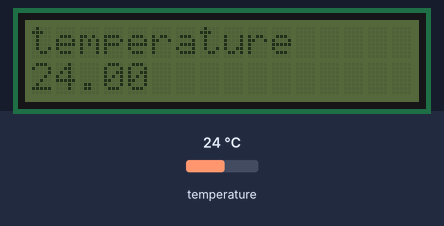
Recording of a sketch running on a simulated Arduino Uno, built with avr-gcc and run on an emulated ATmega328P. Shown: 16×2 character LCD. The test bench sets the inputs (shaded band); at power-on: temperature 24 °C. What the sketch prints to the serial monitor is not drawn.

Above: at 1.2 s.
1.3 s: temperature set to 24.5 °C
At 7.4 s:
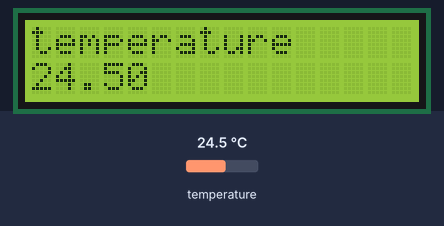
8.1 s: temperature set to 12 °C
At 12.8 s:
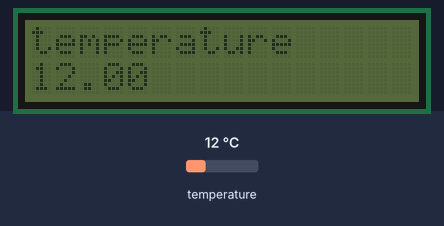
13.9 s: temperature set to 19 °C
At 19.4 s:
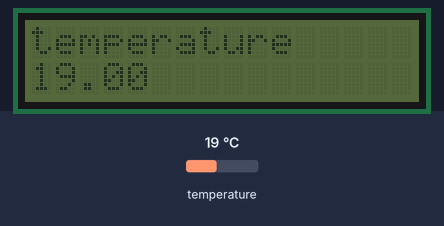
Timing chart, 0 to 20.9 s (numbered marks = the images above; inputs shaded):
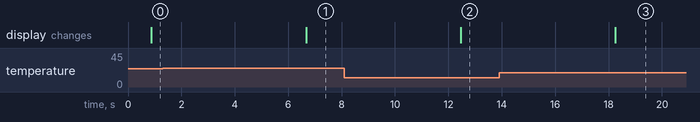

Measured:
- the behaviour switches between 24 and 24.1 °C on temperature (found by bisection; images 0 and 1)
- after the input at 1.3 s, the display: changes after 5.4 s (image 1)
- after the input at 8.1 s, the display: changes after 4.4 s (image 2)
- after the input at 13.9 s, the display: changes after 4.4 s (image 3)

The sketch:

temperature.ino
```cpp
#include <OneWire.h>
#include <DallasTemperature.h>
#include <Wire.h> // I2C程式庫
#include <LiquidCrystal_I2C.h> // LCD_I2C模組程式庫

LiquidCrystal_I2C lcd(0x27, 16, 2);
// GPIO where the DS18B20 is connected to
const int oneWireBus = 4;

// Setup a oneWire instance to communicate with any OneWire devices
OneWire oneWire(oneWireBus);

// Pass our oneWire reference to Dallas Temperature sensor
DallasTemperature sensors(&oneWire);

void setup() {
  // Start the Serial Monitor
  Serial.begin(115200);
  // Start the DS18B20 sensor
  sensors.begin();
  lcd.init();
  lcd.noBacklight();
}

void loop() {
  sensors.requestTemperatures();
  float temperatureC = sensors.getTempCByIndex(0);
  float temperatureF = sensors.getTempFByIndex(0);

  // lcd.clear();
  lcd.setCursor(0, 0); // (colum, row)從第一排的第三個位置開始顯示
  lcd.print("temperature");
  lcd.setCursor(0, 1); // (colum,row)從第二排第三格位置開始顯示
  lcd.print(temperatureC);

  Serial.print(temperatureC);
  Serial.println("ºC");
  Serial.print(temperatureF);
  Serial.println("ºF");
  if(temperatureC > 24){
    lcd.backlight();
  }
  else{
    lcd.noBacklight();
  }

  delay(5000);
}
```
